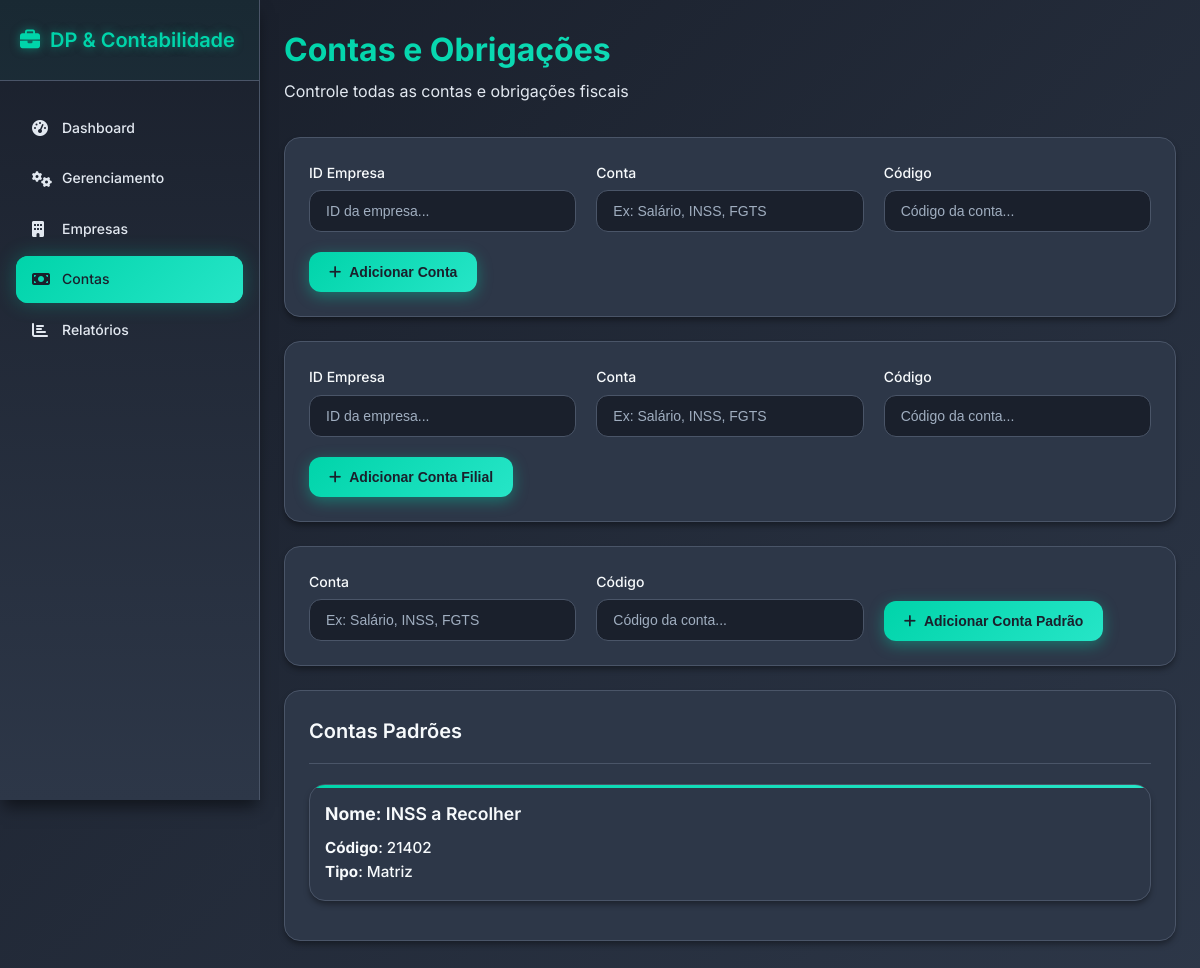
The page /contas on the database as committed earlier.
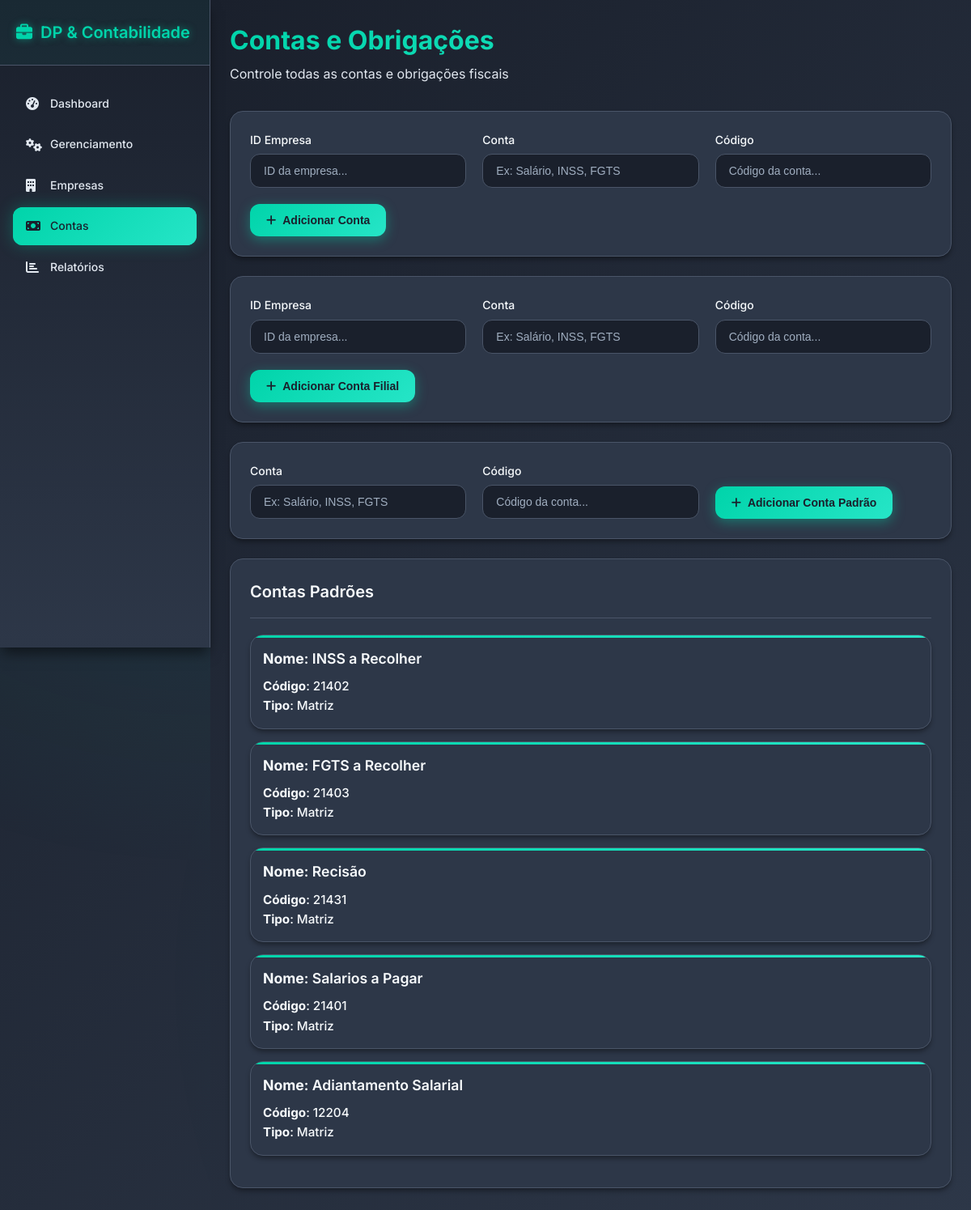
The same page on the database as committed later.
### tables this page shows
CREATE TABLE contas_modelos (
    id INTEGER PRIMARY KEY AUTOINCREMENT ,
    conta_nome VARCHAR(100) DEFAULT "RANDOM",
    conta_codigo VARCHAR(100) NOT NULL,
    conta_tipo VARCHAR(20) DEFAULT "MATRIZ"
    );

### routes/contas.py (the view)
@contas_bp.route("/contas", methods=["GET"])
def return_page():
    contas = Contas.retornar_contas()
    return render_template("contas.html", aba="contas", contas=contas)

### utils/db_comands.py (called while the page is built)
def execute_command(command, value=None):
    conn = sqlite3.connect(CAMINHO_DB)
    conn.row_factory = sqlite3.Row
    cursor = conn.cursor()
    if value is None:
        cursor.execute(command)
    else:
        cursor.execute(command, value)
    conn.commit()  # garante que INSERT/UPDATE/DELETE sejam salvos
    if command.strip().upper().startswith("SELECT"):
        rows = cursor.fetchall()
        return [dict(row) for row in rows]  # retorna lista de dicionários
    else:
        return cursor.lastrowid  # retorna o id gerado ou 0 se não tiverdx

### utils/func_contas.py (called while the page is built)
    @staticmethod
    def retornar_contas():
        contas = execute_command("SELECT * FROM contas_modelos")
        return contas

### templates/contas.html (shortened to what this page needs)
{% extends "base.html" %}
{% block content %}
<section id="contas" class="tab-content active">
  <div class="page-header">
    <h1>Contas e Obrigações</h1>
    <p>Controle todas as contas e obrigações fiscais</p>
  </div>
  <div class="content-card">
    <form id="contaForm" class="form-grid">
      <div class="form-group">
        <label for="idEmpresa">ID Empresa</label>
        <input type="text" id="idEmpresa" name="id_empresa" placeholder="ID da empresa..." required>
      </div>
      <div class="form-group">
        <label for="contaDesc">Conta</label>
        <input type="text" id="contaDesc" placeholder="Ex: Salário, INSS, FGTS" required>
      </div>
      <div class="form-group">
        <label for="contaDesc">Código</label>
        <input type="text" id="contaDesc" placeholder="Código da conta..." required>
      </div>
      <div class="form-actions">
        <button type="submit" class="btn btn-primary">
          <i class="fas fa-plus"></i> Adicionar Conta
        </button>
      </div>
    </form>
  </div>
  <div class="content-card">
    <form id="contaForm" class="form-grid">
      <div class="form-group">
        <label for="idEmpresa">ID Empresa</label>
        <input type="text" id="idEmpresa" name="id_empresa" placeholder="ID da empresa..." required>
      </div>
      <div class="form-group">
        <label for="contaDesc">Conta</label>
        <input type="text" id="contaDesc" placeholder="Ex: Salário, INSS, FGTS" required>
      </div>
      <div class="form-group">
        <label for="contaDesc">Código</label>
        <input type="text" id="contaDesc" placeholder="Código da conta..." required>
      </div>
      <div class="form-actions">
        <button type="submit" class="btn btn-primary">
          <i class="fas fa-plus"></i> Adicionar Conta Filial
        </button>
      </div>
    </form>
  </div>
  <div class="content-card">
    <form id="contaForm" class="form-grid">
      <div class="form-group">
        <label for="contaDesc">Conta</label>
        <input type="text" id="contaDesc" placeholder="Ex: Salário, INSS, FGTS" required>
      </div>
      <div class="form-group">
        <label for="contaDesc">Código</label>
        <input type="text" id="contaDesc" placeholder="Código da conta..." required>
      </div>
      <div class="form-actions">
        <button type="submit" class="btn btn-primary">
          <i class="fas fa-plus"></i> Adicionar Conta Padrão
        </button>
      </div>
    </form>
  </div>
  <div class="content-card">
    <div class="card-header">
      <h3>Contas Padrões</h3>
    </div>
    <ul id="contaLista">
      {% if contas %}
        {% for conta in contas %}
          <li class="empresa-item">
            <div class="empresa-header">
              <strong class="empresa-nome"><strong>Nome</strong>: {{ conta.conta_nome }}</strong>
            </div>
            <div class="empresa-details">
              <span class="empresa-cnpj"><strong>Código</strong>: {{ conta.conta_codigo }}</span>
            </div>
            <div class="empresa-details">
              <span class="empresa-cnpj"><strong>Tipo</strong>: {{ conta.conta_tipo}}</span>
            </div>
          </li>
        {% endfor %}
      {% else %}
        <li>Nenhuma conta registrada ainda.</li>
      {% endif %}
    </ul>
  </div>
</section>
{% endblock %}

### templates/base.html (shortened to what this page needs)
<!DOCTYPE html>
<html lang="pt-BR">
<head>
  <link rel="stylesheet" href="{{ url_for('static', filename='style.css') }}">
  <link rel="stylesheet" href="https://cdnjs.cloudflare.com/ajax/libs/font-awesome/6.4.2/css/all.min.css">
</head>
<body>
  <div class="app-container">
    <nav class="sidebar">
      <div class="sidebar-header">
        <h2><i class="fas fa-briefcase"></i> DP & Contabilidade</h2>
      </div>
      <ul class="nav-menu">
        <li class="nav-item {% if aba == 'dashboard' %}active{% endif %}">
          <a href="{{ url_for('dashboard.return_dashboard') }}"><i class="fas fa-tachometer-alt"></i> Dashboard</a>
        </li>
        <li class="nav-item {% if aba == 'gerenciamento' %}active{% endif %}">
          <a href="{{ url_for('gerenciamento.return_page') }}"><i class="fas fa-cogs"></i> Gerenciamento</a>
        </li>
        <li class="nav-item {% if aba == 'empresas' %}active{% endif %}">
          <a href="{{ url_for('empresas.return_page') }}"><i class="fas fa-building"></i> Empresas</a>
        </li>
        <li class="nav-item {% if aba == 'contas' %}active{% endif %}">
          <a href="{{ url_for('contas.return_page') }}"><i class="fas fa-money-bill"></i> Contas</a>
        </li>
        <li class="nav-item {% if aba == 'relatorios' %}active{% endif %}">
          <a href="{{ url_for('relatorios.return_page') }}"><i class="fas fa-chart-bar"></i> Relatórios</a>
        </li>
      </ul>
    </nav>
    <main class="main-content">
      {% block content %}{% endblock %}
    </main>
  </div>
</body>
</html>

Rows that differ between the two databases and show on the page:
added contas_modelos: conta_nome "FGTS a Recolher", conta_codigo "21403", conta_tipo "Matriz"
added contas_modelos: conta_nome "Recisão", conta_codigo "21431", conta_tipo "Matriz"
added contas_modelos: conta_nome "Salarios a Pagar", conta_codigo "21401", conta_tipo "Matriz"
added contas_modelos: conta_nome "Adiantamento Salarial", conta_codigo "12204", conta_tipo "Matriz"
